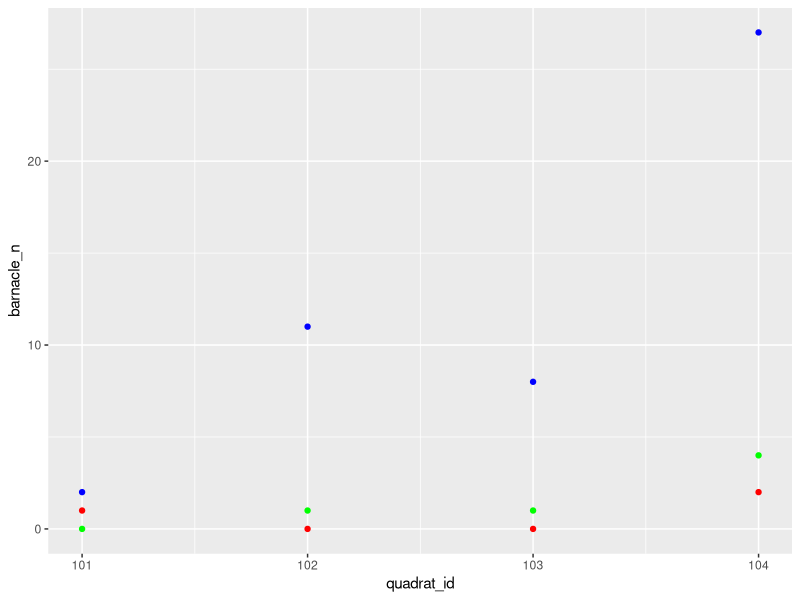
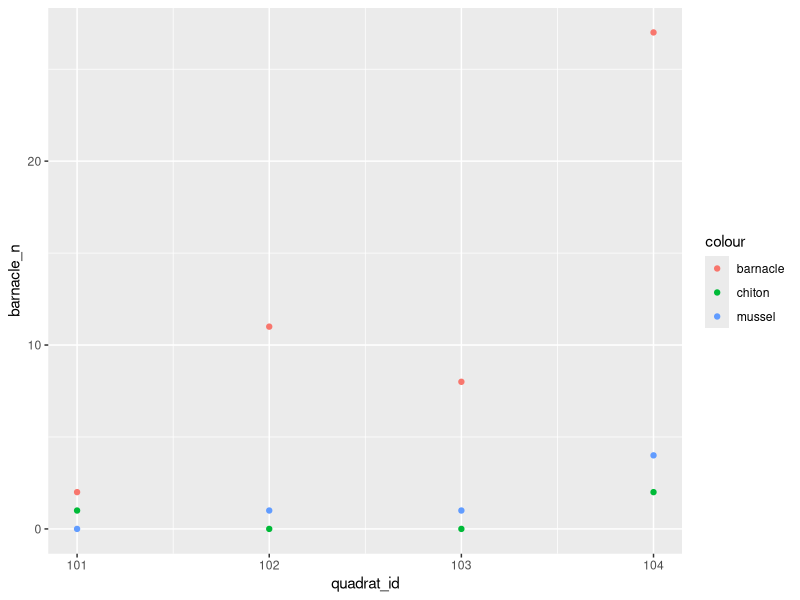
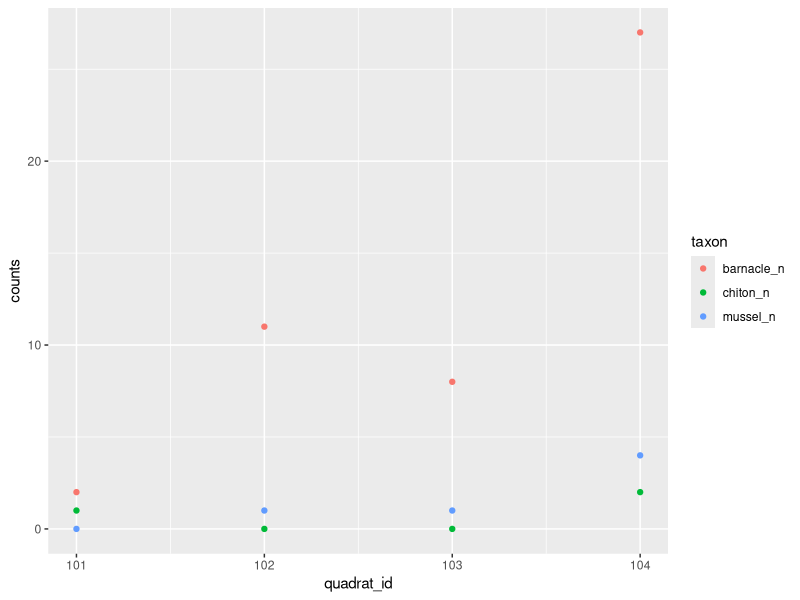

Generate these figures, in order, with R:
# SEP
# 2023-03-14
# joins and shape

# mutating join adds data
# filtering reduces size based off what exists in the second data frame

library(tidyverse)

data1 = data.frame(ID = c(1,2), 
                   X1 = c("a1", "a2"))
data1

data2 = data.frame(ID = c(2,3), 
                   X1 = c("b1", "b2"))
data2

# left_join
data12 = left_join(data1, data2, by = "ID")

data12

# may want to join by more than one column, joining by date and site

data12 = data1 %>%
  left_join(data2, by = "ID")
data12
# only joining where there is a link between the two columns 

data12 = data1 %>%
  right_join(data2, by = "ID")
data12
# preserves the right side of the data (second data set)
# pretend right join does not exist at all 

data12 = data1 %>% 
  inner_join(data2, by = "ID")
data12
# the only the ID that is preserved is the only column they have in common

data12 = data1 %>%
  full_join(data2, by= "ID")
data12
# retains everything whether or not they have it in common
# any place where they can't fill in information from the other data frame, it inserts an NA

#semi_join
data12 = data1%>%
  semi_join(data2, by= "ID")
data12
# keep only the rows that have corresponding values for each ID

data12 = data1 %>%
  anti_join(data2, by = "ID")
data12
# what you dont have in the second data set to match the first data set

# Exercise 1.1

# left join by common name

# wider vs. longer

survey = data.frame(quadrat_id = c(101, 102, 103, 104),
                     barnacle_n = c(2, 11, 8, 27),
                     chiton_n = c(1, 0, 0, 2),
                     mussel_n = c(0, 1, 1, 4))
survey
# this is the wide format of the data
# each species gets its own column

long = survey %>%
  pivot_longer(cols= c("barnacle_n", "chiton_n", "mussel_n"), 
               names_to = "taxon", 
               values_to = "counts")
long


wide = long %>%
  pivot_wider(names_from = taxon, 
              values_from = counts)
wide


# Exercise 1.2

ggplot(data = wide) +
  geom_point(data = wide, aes(x= quadrat_id, y = barnacle_n), color = "blue") +
  geom_point(data = wide, aes(x= quadrat_id, y = chiton_n), color = "red") +
  geom_point(data = wide, aes(x= quadrat_id, y = mussel_n), color = "green")
  
ggplot(data = wide) +
  geom_point(data = wide, aes(x= quadrat_id, y = barnacle_n, color = "barnacle")) +
  geom_point(data = wide, aes(x= quadrat_id, y = chiton_n, color = "chiton")) +
  geom_point(data = wide, aes(x= quadrat_id, y = mussel_n, color = "mussel"))

ggplot(data = long) + 
  geom_point(data = long, aes(x= quadrat_id, y = counts, color = taxon)) 








































